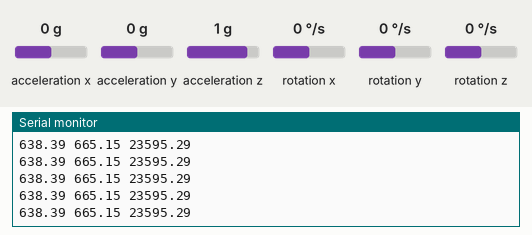
A sketch run on a simulated Arduino Uno, built with avr-gcc and run on an emulated ATmega328P. On the bench: the last lines printed to the serial monitor. Inputs (shaded band) come from the test bench; at power-on: acceleration x 0 g, acceleration y 0 g, acceleration z 1 g, rotation x 0 °/s, rotation y 0 °/s, rotation z 0 °/s.

Above: at 1.2 s.
1.3 s: acceleration x set to -1.4 g
At 1.53 s:
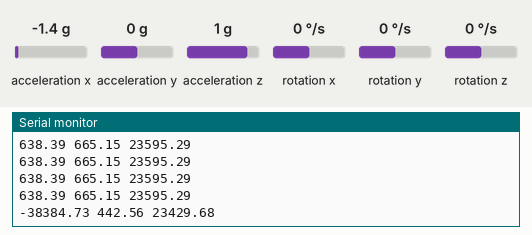
2.8 s: acceleration y set to -1.4 g
At 2.81 s:
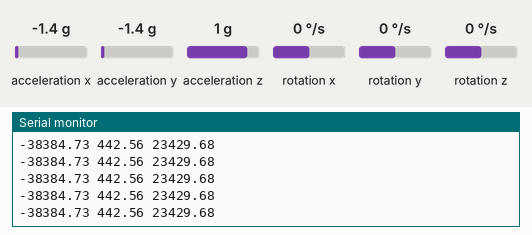
4.3 s: acceleration z set to -1.4 g
At 4.35 s:
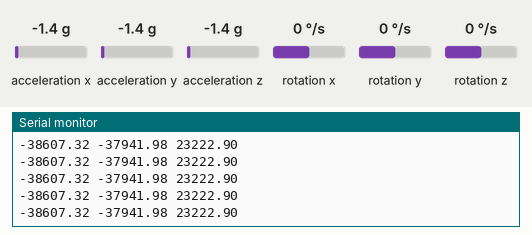
Timing chart, 0 to 7.3 s (numbered marks = the images above; inputs shaded):
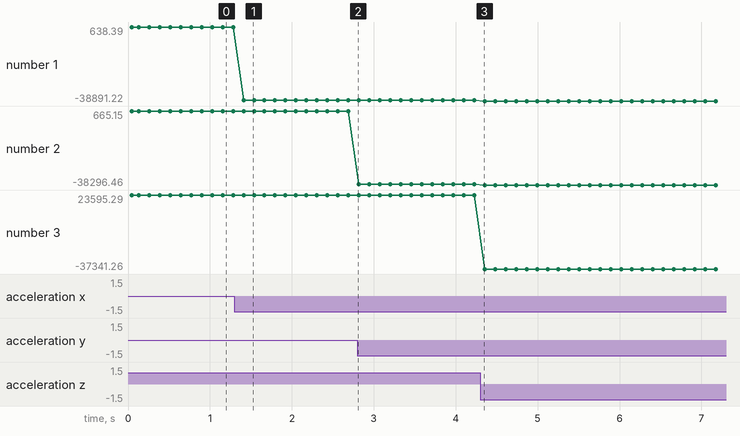

Measured:
- after the input at 1.3 s, the serial monitor: prints a new line after 0.11 s (image 1)
- plotted number 1: 638.39 → -38384.73 after the input at 1.3 s, -38384.73 → -38607.32 after the input at 2.8 s, -38607.32 → -38891.22 after the input at 4.3 s
- plotted number 2: 665.15 → 442.56 after the input at 1.3 s, 442.56 → -37941.98 after the input at 2.8 s, -37941.98 → -38296.46 after the input at 4.3 s
- plotted number 3: 23595.29 → 23429.68 after the input at 1.3 s, 23429.68 → 23222.9 after the input at 2.8 s, 23222.9 → -37341.26 after the input at 4.3 s

The sketch:

acelerometro.ino
```cpp
#include <Wire.h>
#include <LSM303.h>
LSM303 compass;

void setup()
{
Serial.begin(9600);
Wire.begin();
compass.init();
compass.enableDefault();
Serial.println("Accelerometer Calibrated (Units in mGal)");
}

void loop()
{
compass.read();
float Xa_off, Ya_off, Za_off, Xa_cal, Ya_cal, Za_cal;

Xa_off = compass.a.x/16.0 + 19.278068; //X-axis combined bias (Non calibrated data - bias)
Ya_off = compass.a.y/16.0 + 19.572994; //Y-axis combined bias (Default: substracting bias)
Za_off = compass.a.z/16.0 - 66.759342; //Z-axis combined bias

Xa_cal =  27.221081*Xa_off + 0.155270*Ya_off  + 0.115521*Za_off; //X-axis correction for combined scale factors (Default: positive factors)
Ya_cal =  0.155270*Xa_off  + 26.775628*Ya_off + 0.144242*Za_off; //Y-axis correction for combined scale factors
Za_cal =  0.115521*Xa_off  + 0.144242*Ya_off  + 24.643995*Za_off; //Z-axis correction for combined scale factors

Serial.print(Xa_cal); Serial.print(" "); Serial.print(Ya_cal); Serial.print(" "); Serial.println(Za_cal);
delay(125);
}
```
